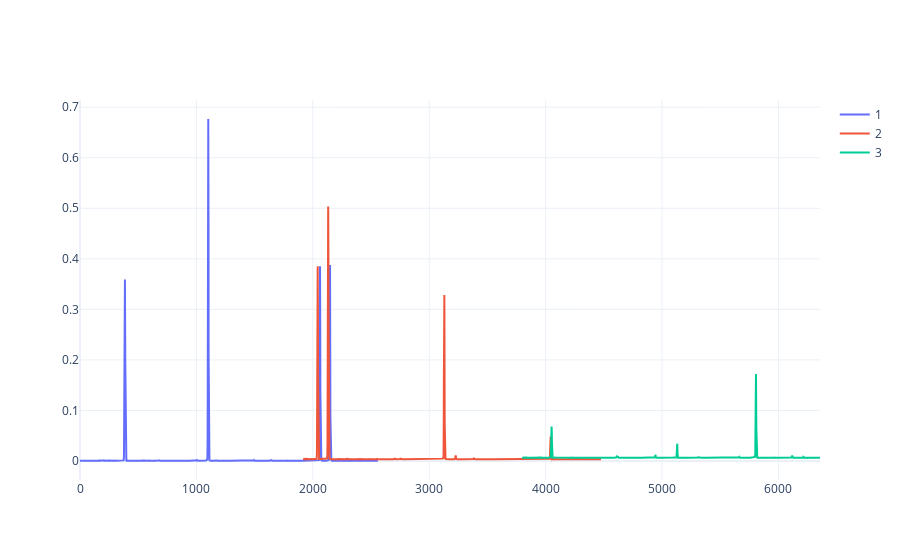

Write notebook code for a chart like this one.
### Code cell
x = np.arange(cb.DIMW)
#orders = [3,4,5,6,7,8,9]
#orders = range(th.order_spectra.shape[1])
#orders = [10,11,12]
orders = [1,2,3]

pg_data = []
for i,nord in enumerate(orders):
    pg_data.append(
        go.Scatter(
            x = x+1935*i - 18*i**2,
            y=(th.order_spectra[0,nord]-subtract[nord])/sphr.order_spectra[0,nord]+3e-3*i,
            name = nord,
        )
    )

fig = go.Figure(data=pg_data)
fig.update_layout(template='plotly_white')
fig.show()

### Figure 1 — Plotly figure (JSON) as saved in the notebook; plotly's stock layout.template omitted (floating-point values rounded to 4 significant figures; data arrays with more than 128 entries replaced by an {"elided": "..."} marker saying what was removed)
{"data": [{"name": "1", "type": "scatter", "x": {"elided": "2560 int values"}, "y": {"elided": "2560 float values"}}, {"name": "2", "type": "scatter", "x": {"elided": "2560 int values"}, "y": {"elided": "2560 float values"}}, {"name": "3", "type": "scatter", "x": {"elided": "2560 int values"}, "y": {"elided": "2560 float values"}}], "layout": {}}
